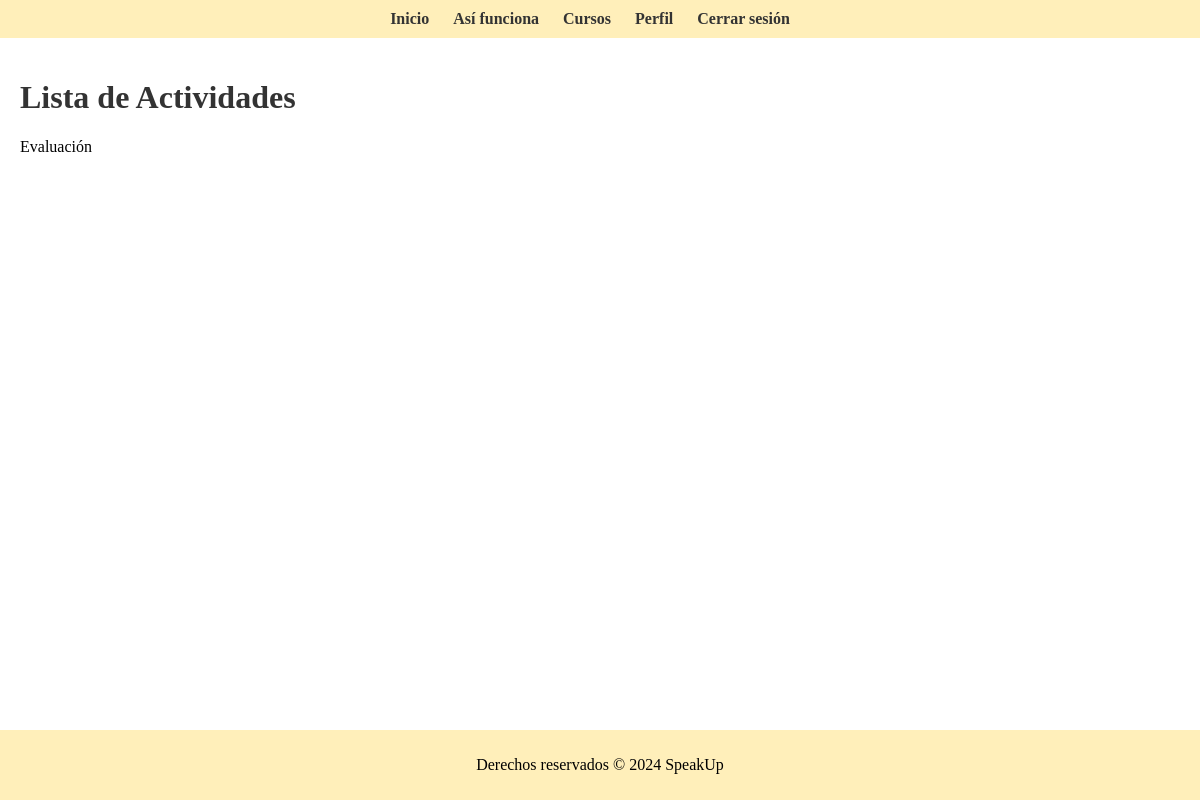
/activities/, run on an earlier commit of the app's database.
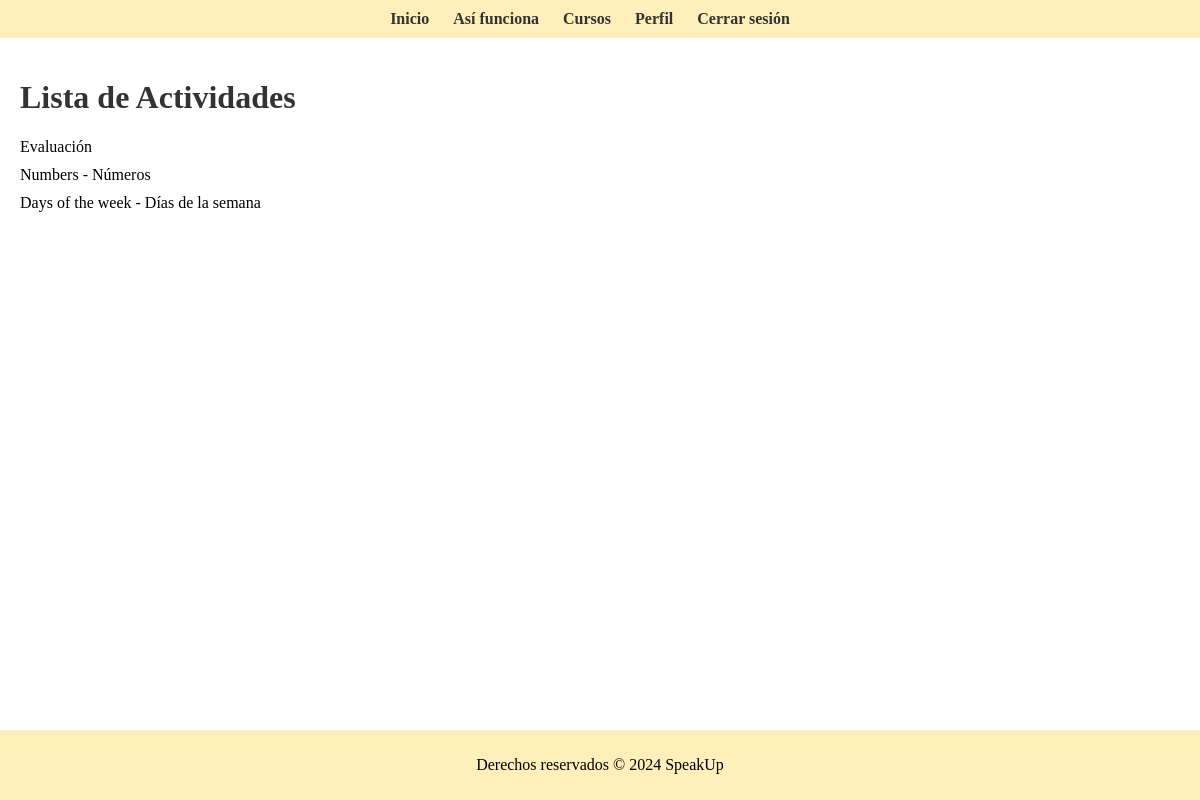
And on a later commit of the database.
### tutoria/models.py (models this page shows, shortened)
class Activity(models.Model):
    BASIC = 'basico'
    INTERMEDIATE = 'intermedio'
    ADVANCED = 'avanzado'
    LEVEL_CHOICES = [
        (BASIC, 'Básico'),
        (INTERMEDIATE, 'Intermedio'),
        (ADVANCED, 'Avanzado'),
    ]
    course = models.ForeignKey(Course, on_delete=models.CASCADE)
    name = models.CharField(max_length=200)
    description = models.TextField()
    nivel = models.CharField(max_length=20, choices=LEVEL_CHOICES, null=True, default=None)

### tutoria/views.py (the view)
# urls.py: path('activities/', views.activities, name='activities'),
def activities(request):
    activities = Activity.objects.all()  # Obtener todas las actividades desde la base de datos
    return render(request, 'activities.html', {'activities': activities})

### tutoria/templates/activities.html (shortened to what this page needs)
<!DOCTYPE html>
<html lang="es">
<head>
</head>
<body>
    <div class="menu">
        <ul>
            <li><a href="{% url 'home' %}">Inicio</a></li>
            <li><a href="{% url 'about' %}">Así funciona</a></li>
            <li><a href="{% url 'courses' %}">Cursos</a></li>
            <li><a href="{% url 'profile' %}">Perfil</a></li>
            <li><a href="{% url 'logout' %}">Cerrar sesión</a></li>
        </ul>
    </div>
    <div class="content">
        <h1>Lista de Actividades</h1>
        <ul>
            {% for activity in activities %}
            <li><a href="{% url 'activity_detail' activity.id %}">{{ activity.name }}</a></li>
            {% endfor %}
        </ul>
    </div>
    <footer>
        <p>Derechos reservados &copy; 2024 SpeakUp</p>
    </footer>
</body>
</html>

What changed in the data, as far as the page shows it:
added Activity: name "Numbers - Números"
added Activity: name "Days of the week - Días de la semana"
